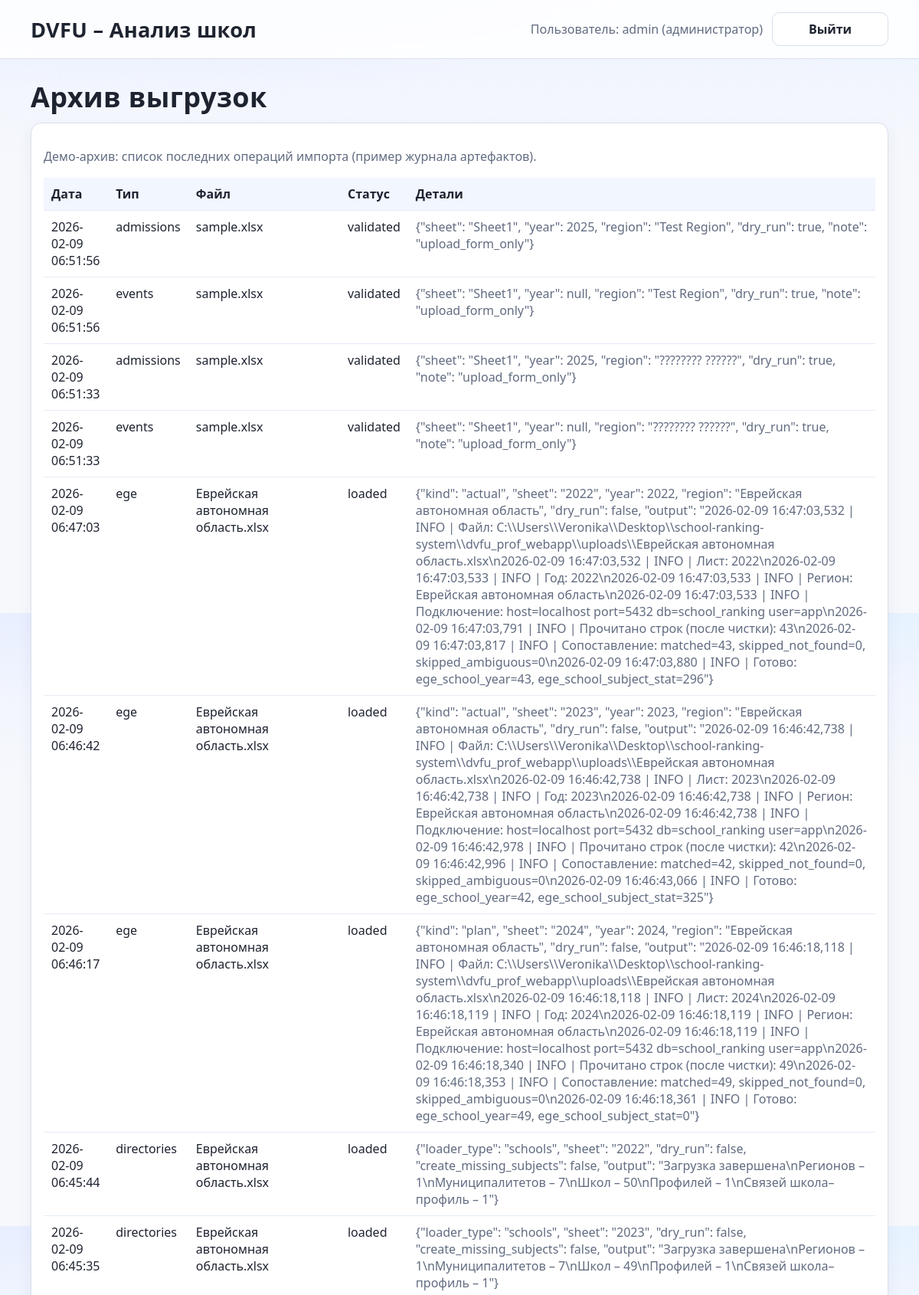
Page /reports/archive (signed in, upper part) on the committed database.
### db.py (models this page shows)
class Base(DeclarativeBase):
    pass

class User(Base):
    __tablename__ = "user"
    id = Column(Integer, primary_key=True)
    login = Column(String(64), unique=True, nullable=False, index=True)
    password_hash = Column(String(256), nullable=False)
    is_admin = Column(Boolean, default=False, nullable=False)
    created_at = Column(DateTime(timezone=True), server_default=sqlfunc.now(), nullable=False)

class ImportJob(Base):
    __tablename__ = "import_job"
    id = Column(Integer, primary_key=True)
    job_type = Column(String(32), nullable=False)  # ege | admissions | events
    filename = Column(String(255), nullable=False)
    status = Column(String(32), nullable=False, default="uploaded")  # uploaded | validated | loaded | error
    details = Column(Text, nullable=True)
    created_at = Column(DateTime(timezone=True), server_default=sqlfunc.now(), nullable=False)

### routes.py (the view)
@router.get("/reports/archive")
def report_archive(request: Request, db: Session = Depends(get_db)):
    user = require_user(request, db)
    jobs = db.query(ImportJob).order_by(ImportJob.created_at.desc()).limit(50).all()
    return render("report_archive.html", {"request": request, "user": user, "jobs": jobs})

### templates/report_archive.html (shortened to what this page needs)
{% extends "base.html" %}
{% block content %}
<h1>Архив выгрузок</h1>
<div class="card">
  <p class="muted">Демо-архив: список последних операций импорта (пример журнала артефактов).</p>
  <table class="table">
    <thead>
      <tr>
        <th>Дата</th>
        <th>Тип</th>
        <th>Файл</th>
        <th>Статус</th>
        <th>Детали</th>
      </tr>
    </thead>
    <tbody>
    {% for j in jobs %}
      <tr>
        <td>{{ j.created_at }}</td>
        <td>{{ j.job_type }}</td>
        <td>{{ j.filename }}</td>
        <td>{{ j.status }}</td>
        <td class="muted">{{ j.details }}</td>
      </tr>
    {% endfor %}
    </tbody>
  </table>
</div>
{% endblock %}

### templates/base.html (shortened to what this page needs)
<!doctype html>
<html lang="ru">
<head>
  <link rel="stylesheet" href="/static/app.css">
</head>
<body>
  <header class="header">
    <div class="container header-row">
      <div class="brand">DVFU – Анализ школ</div>
      <div class="header-actions">
        {% if user %}
          <span class="muted">Пользователь: {{ user.login }}{% if user.is_admin %} (администратор){% endif %}</span>
          <a class="btn btn-ghost" href="/logout">Выйти</a>
        {% endif %}
      </div>
    </div>
  </header>
  <main class="container">
    {% block content %}{% endblock %}
  </main>
</body>
</html>

### static/app.css (style rules this page uses)
:root { --bg-top: #eef3ff; --bg-main: #f6f8fc; --text-main: #1e2330; --text-muted: #616b80; --line: #d8dfeb; --surface: #ffffff; --surface-soft: #f8faff; --primary: #1f5bd8; --primary-strong: #1847aa; --ok-bg: #edfff4; --ok-line: #bfead0; --warn-bg: #fff4f4; --warn-line: #f6caca; font-family: "Segoe UI", -apple-system, BlinkMacSystemFont, "Helvetica Neue", Arial, sans-serif; }
*, *::before, *::after { box-sizing: border-box; }
html, body { height: 100%; }
body { margin: 0; color: var(--text-main); min-height: 100dvh; display: flex; flex-direction: column; background: radial-gradient(1200px 420px at 20% -15%, #e0e8ff 0%, transparent 58%), radial-gradient(900px 340px at 100% -10%, #dff3ff 0%, transparent 52%), linear-gradient(180deg, var(--bg-top) 0%, var(--bg-main) 28%, var(--bg-main) 100%); }
a { color: inherit; text-decoration: none; }
.container { width: min(1120px, calc(100% - 48px)); margin: 0 auto; padding: 16px 0; }
main.container { flex: 1 0 auto; padding: 28px 0 20px; }
.header { border-bottom: 1px solid var(--line); background: rgba(255, 255, 255, 0.86); backdrop-filter: blur(8px); }
.header-row { display: flex; align-items: center; justify-content: space-between; gap: 12px; }
.brand { font-size: 1.7rem; font-weight: 700; letter-spacing: 0.01em; }
.header-actions { display: flex; align-items: center; gap: 12px; }
.muted { color: var(--text-muted); }
h1 { margin: 0 0 10px; font-size: clamp(1.8rem, 3vw, 2.3rem); line-height: 1.2; letter-spacing: 0.01em; }
p { line-height: 1.45; }
.card { background: var(--surface); border: 1px solid var(--line); border-radius: 14px; padding: 16px; margin-top: 12px; box-shadow: 0 8px 20px rgba(45, 59, 95, 0.06); }
.btn { background: linear-gradient(180deg, var(--primary) 0%, var(--primary-strong) 100%); color: #fff; padding: 10px 14px; border-radius: 10px; border: 1px solid var(--primary-strong); cursor: pointer; font-weight: 650; min-width: 152px; min-height: 42px; display: inline-flex; align-items: center; justify-content: center; transition: transform 0.15s ease, box-shadow 0.15s ease, filter 0.15s ease; }
.btn-ghost { background: var(--surface); color: var(--text-main); border: 1px solid var(--line); }
.table { width: 100%; border-collapse: separate; border-spacing: 0; margin-top: 10px; overflow: hidden; }
.table th, .table td { border-bottom: 1px solid #e6ebf5; padding: 10px; text-align: left; vertical-align: top; }
.table th { background: #f2f6ff; font-weight: 700; }

### rows in the picture
User: login "admin"
ImportJob: created_at "2026-02-09 06:51:56", job_type "admissions", filename "sample.xlsx", status "validated", details "{\"sheet\": \"Sheet1\", \"year\": 2025, \"region\": \"Test Region\", \"dry_run\": true, \"note\": \"upload_form_only\"}"
ImportJob: created_at "2026-02-09 06:51:56", job_type "events", filename "sample.xlsx", status "validated", details "{\"sheet\": \"Sheet1\", \"year\": null, \"region\": \"Test Region\", \"dry_run\": true, \"note\": \"upload_form_only\"}"
ImportJob: created_at "2026-02-09 06:51:33", job_type "admissions", filename "sample.xlsx", status "validated", details "{\"sheet\": \"Sheet1\", \"year\": 2025, \"region\": \"???????? ??????\", \"dry_run\": true, \"note\": \"upload_form_only\"}"
ImportJob: created_at "2026-02-09 06:51:33", job_type "events", filename "sample.xlsx", status "validated", details "{\"sheet\": \"Sheet1\", \"year\": null, \"region\": \"???????? ??????\", \"dry_run\": true, \"note\": \"upload_form_only\"}"
ImportJob: created_at "2026-02-09 06:47:03", job_type "ege", filename "Еврейская автономная область.xlsx", status "loaded", details "{\"kind\": \"actual\", \"sheet\": \"2022\", \"year\": 2022, \"region\": \"Еврейская автономная область\", \"dry_run\": false, \"output\": \"2026-02-09 16:47:03,532 | INFO | Файл: C:\\\\Users\\\\Veronika\\\\Desktop\\\\school-ranking-system\\\\dvfu_prof_webapp\\\\uploads\\\\Еврейская автономная область.xlsx\\n2026-02-09 16:47:03,532 | INFO | Лист: 2022\\n2026-02-09 16:47:03,533 | INFO | Год: 2022\\n2026-02-09 16:47:03,533 | INFO | Регион: Еврейская автономная область\\n2026-02-09 16:47:03,533 | INFO | Подключение: host=localhost port=5432 db=school_ranking user=app\\n2026-02-09 16:47:03,791 | INFO | Прочитано строк (после чистки): 43\\n2026-02-09 16:47:03,817 | INFO | Сопоставление: matched=43, skipped_not_found=0,…"
ImportJob: created_at "2026-02-09 06:46:42", job_type "ege", filename "Еврейская автономная область.xlsx", status "loaded", details "{\"kind\": \"actual\", \"sheet\": \"2023\", \"year\": 2023, \"region\": \"Еврейская автономная область\", \"dry_run\": false, \"output\": \"2026-02-09 16:46:42,738 | INFO | Файл: C:\\\\Users\\\\Veronika\\\\Desktop\\\\school-ranking-system\\\\dvfu_prof_webapp\\\\uploads\\\\Еврейская автономная область.xlsx\\n2026-02-09 16:46:42,738 | INFO | Лист: 2023\\n2026-02-09 16:46:42,738 | INFO | Год: 2023\\n2026-02-09 16:46:42,738 | INFO | Регион: Еврейская автономная область\\n2026-02-09 16:46:42,738 | INFO | Подключение: host=localhost port=5432 db=school_ranking user=app\\n2026-02-09 16:46:42,978 | INFO | Прочитано строк (после чистки): 42\\n2026-02-09 16:46:42,996 | INFO | Сопоставление: matched=42, skipped_not_found=0,…"
ImportJob: created_at "2026-02-09 06:46:17", job_type "ege", filename "Еврейская автономная область.xlsx", status "loaded", details "{\"kind\": \"plan\", \"sheet\": \"2024\", \"year\": 2024, \"region\": \"Еврейская автономная область\", \"dry_run\": false, \"output\": \"2026-02-09 16:46:18,118 | INFO | Файл: C:\\\\Users\\\\Veronika\\\\Desktop\\\\school-ranking-system\\\\dvfu_prof_webapp\\\\uploads\\\\Еврейская автономная область.xlsx\\n2026-02-09 16:46:18,118 | INFO | Лист: 2024\\n2026-02-09 16:46:18,119 | INFO | Год: 2024\\n2026-02-09 16:46:18,119 | INFO | Регион: Еврейская автономная область\\n2026-02-09 16:46:18,119 | INFO | Подключение: host=localhost port=5432 db=school_ranking user=app\\n2026-02-09 16:46:18,340 | INFO | Прочитано строк (после чистки): 49\\n2026-02-09 16:46:18,353 | INFO | Сопоставление: matched=49, skipped_not_found=0,…"
ImportJob: created_at "2026-02-09 06:45:44", job_type "directories", filename "Еврейская автономная область.xlsx", status "loaded", details "{\"loader_type\": \"schools\", \"sheet\": \"2022\", \"dry_run\": false, \"create_missing_subjects\": false, \"output\": \"Загрузка завершена\\nРегионов – 1\\nМуниципалитетов – 7\\nШкол – 50\\nПрофилей – 1\\nСвязей школа–профиль – 1\"}"
ImportJob: created_at "2026-02-09 06:45:35", job_type "directories", filename "Еврейская автономная область.xlsx", status "loaded", details "{\"loader_type\": \"schools\", \"sheet\": \"2023\", \"dry_run\": false, \"create_missing_subjects\": false, \"output\": \"Загрузка завершена\\nРегионов – 1\\nМуниципалитетов – 7\\nШкол – 49\\nПрофилей – 1\\nСвязей школа–профиль – 1\"}"
